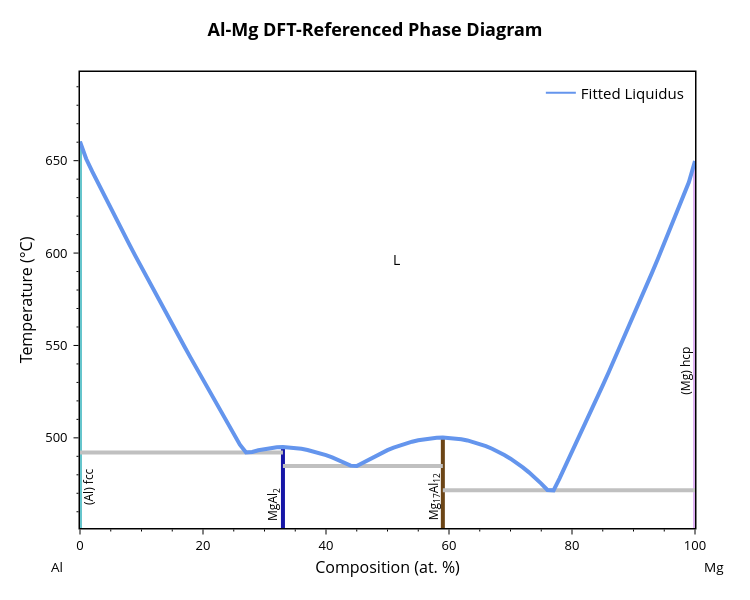
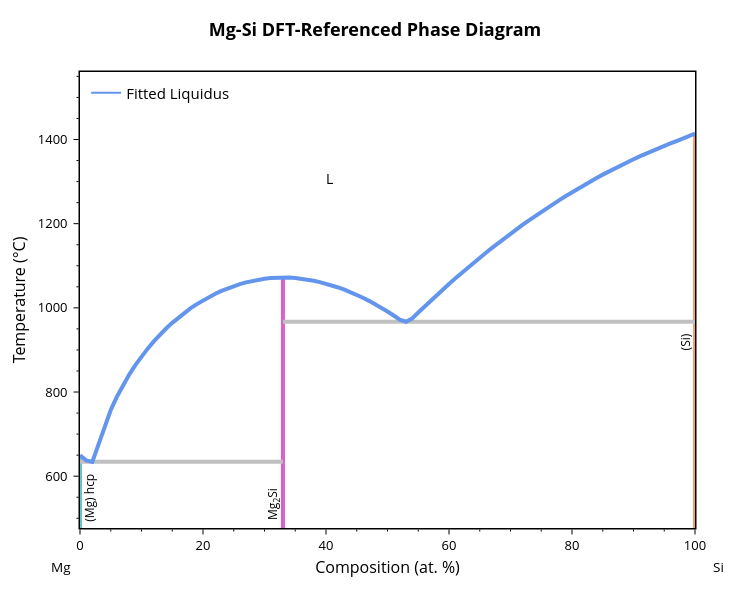
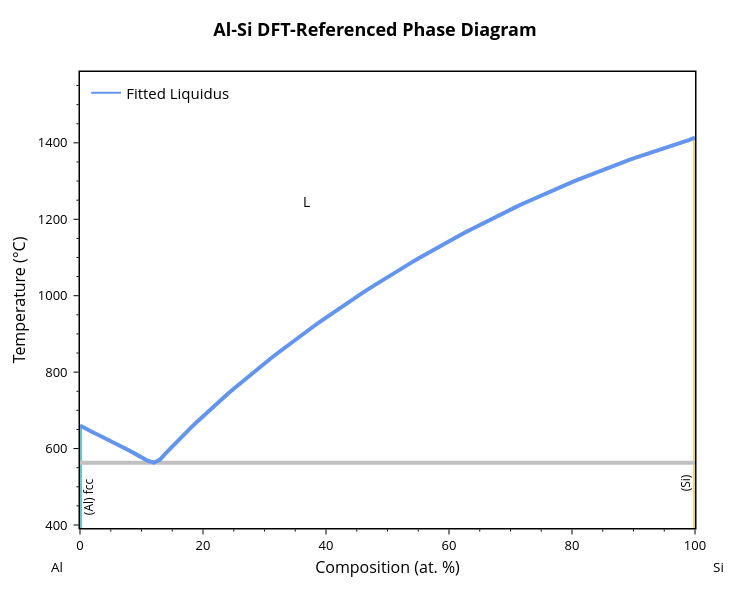

The code cell stored with these charts, in order, in its notebook:
### Markdown cell above
## 4 - Inspect the binary phase diagrams used for interpolation

`ternary_gtx_plotter.process_data()` also builds binary TX figures used to interpolate the ternary figure. These figures are available from `ternary_plotter.bin_fig_list`.

### Code cell
if ternary_plotter.bin_fig_list:
    for binary_figure in ternary_plotter.bin_fig_list:
        binary_figure.show()
else:
    print('No binary figures were generated. Check fit_or_pred and binary cache availability.')

### Figure 1 — Plotly figure (JSON) as saved in the notebook; plotly's stock layout.template omitted (floating-point values rounded to 4 significant figures)
{"data": [{"hovertemplate": "label=fcc-Al<br>x=%{x}<br>t=%{y}<extra></extra>", "legendgroup": "fcc-Al", "line": {"color": "rgb(102, 197, 204)", "dash": "solid", "width": 4}, "marker": {"symbol": "circle"}, "mode": "lines", "name": "fcc-Al", "orientation": "v", "showlegend": false, "type": "scatter", "x": [0, 0, 0, 0, 0, 0, 0, 0, 0, 0, 0, 0, 0, 0, 0, 0, 0, 0, 0, 0, 0, 0, 0, 0, 0, 0, 0, 0, 0], "xaxis": "x", "y": [492.1, 660.3, 644.0, 651.0, 624.1, 637.3, 630.7, 549.3, 567.5, 604.8, 586.0, 531.4, 611.2, 617.7, 537.3, 543.3, 555.3, 561.4, 592.2, 598.5, 573.6, 579.8, 519.6, 525.5, 496.3, 502.1, 513.7, 507.9, -273.1], "yaxis": "y"}, {"hovertemplate": "label=MgAl2<br>x=%{x}<br>t=%{y}<extra></extra>", "legendgroup": "MgAl2", "line": {"color": "#1616A7", "dash": "solid", "width": 4}, "marker": {"symbol": "circle"}, "mode": "lines", "name": "MgAl2", "orientation": "v", "showlegend": false, "type": "scatter", "x": [33, 33, 33, 33, 33, 33, 33, 33, 33, 33, 33, 33, 33, 33, 33, 33, 33, 33, 33, 33, 33], "xaxis": "x", "y": [492.1, 484.7, 485.0, 492.6, 489.4, 492.3, 493.3, 494.0, 494.5, 495.0, 490.6, 491.7, 486.6, 488.1, 494.9, 494.5, 493.4, 494.1, 494.9, 495.0, -273.1], "yaxis": "y"}, {"hovertemplate": "label=Mg17Al12<br>x=%{x}<br>t=%{y}<extra></extra>", "legendgroup": "Mg17Al12", "line": {"color": "#6C4516", "dash": "solid", "width": 4}, "marker": {"symbol": "circle"}, "mode": "lines", "name": "Mg17Al12", "orientation": "v", "showlegend": false, "type": "scatter", "x": [59, 59, 59, 59, 59, 59, 59, 59, 59, 59, 59, 59, 59, 59, 59, 59, 59, 59, 59, 59, 59, 59, 59, 59, 59, 59, 59, 59, 59, 59, 59, 59, 59, 59], "xaxis": "x", "y": [471.6, 471.8, 492.5, 488.7, 490.7, 475.2, 478.4, 481.3, 484.7, 494.7, 495.9, 497.9, 497.0, 500.1, 499.8, 498.7, 499.3, 496.7, 497.7, 499.3, 498.6, 500.2, 499.8, 500.1, 495.5, 494.1, 486.5, 484.0, 490.2, 486.5, 488.4, 493.4, 491.9, -273.1], "yaxis": "y"}, {"hovertemplate": "label=hcp-Mg<br>x=%{x}<br>t=%{y}<extra></extra>", "legendgroup": "hcp-Mg", "line": {"color": "rgb(220, 176, 242)", "dash": "solid", "width": 4}, "marker": {"symbol": "circle"}, "mode": "lines", "name": "hcp-Mg", "orientation": "v", "showlegend": false, "type": "scatter", "x": [100, 100, 100, 100, 100, 100, 100, 100, 100, 100, 100, 100, 100, 100, 100, 100, 100, 100, 100, 100, 100, 100, 100, 100, 100], "xaxis": "x", "y": [471.6, 649.9, 492.3, 629.7, 638.3, 605.2, 621.4, 613.3, 513.8, 535.8, 581.4, 558.3, 478.2, 485.2, 589.3, 597.2, 499.4, 506.5, 521.0, 528.4, 566.0, 573.7, 543.2, 550.7, -273.1], "yaxis": "y"}, {"hovertemplate": "x=%{x}<br>y=%{y}<extra></extra>", "legendgroup": "", "line": {"color": "Silver", "dash": "solid", "width": 4}, "marker": {"symbol": "circle"}, "mode": "lines", "name": "", "orientation": "v", "showlegend": false, "type": "scatter", "x": [0, 33], "xaxis": "x", "y": [492.1, 492.1], "yaxis": "y"}, {"hovertemplate": "x=%{x}<br>y=%{y}<extra></extra>", "legendgroup": "", "line": {"color": "Silver", "dash": "solid", "width": 4}, "marker": {"symbol": "circle"}, "mode": "lines", "name": "", "orientation": "v", "showlegend": false, "type": "scatter", "x": [59, 100], "xaxis": "x", "y": [471.6, 471.6], "yaxis": "y"}, {"hovertemplate": "x=%{x}<br>y=%{y}<extra></extra>", "legendgroup": "", "line": {"color": "Silver", "dash": "solid", "width": 4}, "marker": {"symbol": "circle"}, "mode": "lines", "name": "", "orientation": "v", "showlegend": false, "type": "scatter", "x": [33, 59], "xaxis": "x", "y": [484.7, 484.7], "yaxis": "y"}, {"hovertemplate": "label=L<br>x=%{x}<br>t=%{y}<extra></extra>", "legendgroup": "L", "line": {"color": "cornflowerblue", "dash": "solid", "width": 4}, "marker": {"symbol": "circle"}, "mode": "lines", "name": "L", "orientation": "v", "showlegend": false, "type": "scatter", "x": [0, 1, 2, 3, 4, 5, 6, 7.0, 8, 9, 10, 11, 12, 13, 14.0, 15, 16, 17, 18, 19, 20, 21, 22, 23, 24, 25, 26, 27, 28.0, 29.0, 30, 31, 32, 33, 34, 35, 36, 37, 38, 39, 40, 41, 42, 43, 44, 45, 46, 47, 48, 49, 50, 51, 52, 53, 54, 55.0, 56.0, 57.0, 58.0, 59, 60, 61, 62, 63, 64, 65, 66, 67, 68, 69, 70, 71, 72, 73, 74, 75, 76, 77, 78, 79, 80, 81, 82, 83, 84, 85, 86, 87, 88, 89, 90, 91, 92, 93, 94, 95, 96, 97, 98, 99, 100], "xaxis": "x", "y": [660.3, 651.0, 644.0, 637.3, 630.7, 624.1, 617.7, 611.2, 604.8, 598.5, 592.2, 586.0, 579.8, 573.6, 567.5, 561.4, 555.3, 549.3, 543.3, 537.3, 531.4, 525.5, 519.6, 513.7, 507.9, 502.1, 496.3, 492.1, 492.3, 493.3, 494.0, 494.5, 494.9, 495.0, 494.9, 494.5, 494.1, 493.4, 492.6, 491.7, 490.6, 489.4, 488.1, 486.6, 485.0, 484.7, 486.5, 488.4, 490.2, 491.9, 493.4, 494.7, 495.9, 497.0, 497.9, 498.7, 499.3, 499.8, 500.1, 500.2, 500.1, 499.8, 499.3, 498.6, 497.7, 496.7, 495.5, 494.1, 492.5, 490.7, 488.7, 486.5, 484.0, 481.3, 478.4, 475.2, 471.8, 471.6, 478.2, 485.2, 492.3, 499.4, 506.5, 513.8, 521.0, 528.4, 535.8, 543.2, 550.7, 558.3, 566.0, 573.7, 581.4, 589.3, 597.2, 605.2, 613.3, 621.4, 629.7, 638.3, 649.9], "yaxis": "y"}, {"marker": {"color": "cornflowerblue"}, "mode": "lines", "name": "Fitted Liquidus", "showlegend": true, "type": "scatter", "x": [null], "y": [null]}], "layout": {"annotations": [{"font": {"color": "black", "size": 12}, "showarrow": false, "text": "(Al) fcc", "textangle": -90, "x": 1.5, "xanchor": "center", "y": 473.5, "yanchor": "middle"}, {"font": {"color": "black", "size": 12}, "showarrow": false, "text": "(Mg) hcp", "textangle": -90, "x": 98.5, "xanchor": "center", "y": 536.2, "yanchor": "middle"}, {"font": {"color": "black", "size": 12}, "showarrow": false, "text": "MgAl<sub>2</sub>", "textangle": -90, "x": 31.5, "xanchor": "center", "y": 464.1, "yanchor": "middle"}, {"font": {"color": "black", "size": 12}, "showarrow": false, "text": "Mg<sub>17</sub>Al<sub>12</sub>", "textangle": -90, "x": 57.5, "xanchor": "center", "y": 468.2, "yanchor": "middle"}, {"font": {"color": "black", "size": 14}, "showarrow": false, "text": "L", "x": 51.49, "y": 596.6}, {"font": {"color": "black", "size": 13.5}, "showarrow": false, "text": "Al", "x": -0.05, "xanchor": "left", "xref": "paper", "y": -0.086, "yanchor": "middle", "yref": "paper"}, {"font": {"color": "black", "size": 13.5}, "showarrow": false, "text": "Mg", "x": 1.05, "xanchor": "right", "xref": "paper", "y": -0.086, "yanchor": "middle", "yref": "paper"}], "font": {"color": "black", "size": 13}, "height": 600, "legend": {"font": {"size": 15}, "x": 0.99, "xanchor": "right", "y": 0.99, "yanchor": "top"}, "margin": {"b": 72, "r": 55, "t": 72}, "plot_bgcolor": "white", "showlegend": true, "title": {"font": {"color": "black", "size": 18}, "text": "<b>Al-Mg DFT-Referenced Phase Diagram</b>", "x": 0.5, "xanchor": "center", "yanchor": "bottom"}, "width": 750, "xaxis": {"linecolor": "black", "linewidth": 1.5, "minor": {"nticks": 5, "tickcolor": "black", "ticklen": 2, "ticks": "outside", "tickwidth": 1}, "mirror": true, "range": [0, 100], "showline": true, "tickcolor": "black", "tickformat": ".0f", "ticklen": 5, "ticks": "outside", "tickwidth": 1, "title": {"font": {"size": 16}, "standoff": 8, "text": "Composition (at. %)"}}, "yaxis": {"linecolor": "black", "linewidth": 1.5, "minor": {"nticks": 5, "tickcolor": "black", "ticklen": 2, "ticks": "outside", "tickwidth": 1}, "mirror": true, "range": [451.2, 698.0], "showline": true, "tickcolor": "black", "ticklen": 5, "ticks": "outside", "ticksuffix": " ", "tickwidth": 1, "title": {"font": {"size": 16}, "standoff": 8, "text": "Temperature (°C)"}}}}

### Figure 2 — Plotly figure (JSON) as saved in the notebook; plotly's stock layout.template omitted (floating-point values rounded to 4 significant figures)
{"data": [{"hovertemplate": "label=hcp-Mg<br>x=%{x}<br>t=%{y}<extra></extra>", "legendgroup": "hcp-Mg", "line": {"color": "rgb(102, 197, 204)", "dash": "solid", "width": 4}, "marker": {"symbol": "circle"}, "mode": "lines", "name": "hcp-Mg", "orientation": "v", "showlegend": false, "type": "scatter", "x": [0, 0, 0, 0], "xaxis": "x", "y": [634.2, 649.9, 637.7, -273.1], "yaxis": "y"}, {"hovertemplate": "label=Mg2Si<br>x=%{x}<br>t=%{y}<extra></extra>", "legendgroup": "Mg2Si", "line": {"color": "#DA60CA", "dash": "solid", "width": 4}, "marker": {"symbol": "circle"}, "mode": "lines", "name": "Mg2Si", "orientation": "v", "showlegend": false, "type": "scatter", "x": [33, 33, 33, 33, 33, 33, 33, 33, 33, 33, 33, 33, 33, 33, 33, 33, 33, 33, 33, 33, 33, 33, 33, 33, 33, 33, 33, 33, 33, 33, 33, 33, 33, 33, 33, 33, 33, 33, 33, 33, 33, 33, 33, 33, 33, 33, 33, 33, 33, 33, 33, 33, 33], "xaxis": "x", "y": [634.2, 999.2, 788.7, 757.0, 674.4, 719.9, 964.4, 920.4, 816.6, 841.4, 863.9, 967.0, 1009.0, 1024.0, 1017.0, 1053.0, 1048.0, 1043.0, 1073.0, 1071.0, 1072.0, 1064.0, 1069.0, 1067.0, 1018.0, 1009.0, 1046.0, 1040.0, 1026.0, 1034.0, 1072.0, 1071.0, 1067.0, 1069.0, 1052.0, 1056.0, 1064.0, 1061.0, 988.5, 977.0, 950.9, 936.2, 903.1, 884.4, 981.9, 971.9, 991.3, 1000.0, 1031.0, 1037.0, 1057.0, 1061.0, -273.1], "yaxis": "y"}, {"hovertemplate": "label=Diamond cubic Si<br>x=%{x}<br>t=%{y}<extra></extra>", "legendgroup": "Diamond cubic Si", "line": {"color": "rgb(248, 156, 116)", "dash": "solid", "width": 4}, "marker": {"symbol": "circle"}, "mode": "lines", "name": "Diamond cubic Si", "orientation": "v", "showlegend": false, "type": "scatter", "x": [100, 100, 100, 100, 100, 100, 100, 100, 100, 100, 100, 100, 100, 100, 100, 100, 100, 100, 100, 100, 100, 100, 100, 100, 100, 100, 100, 100, 100, 100, 100, 100, 100, 100, 100, 100, 100, 100, 100, 100, 100, 100, 100, 100, 100, 100, 100, 100, 100], "xaxis": "x", "y": [1402.0, 967.0, 1030.0, 1119.0, 1266.0, 1198.0, 1379.0, 1385.0, 1396.0, 1391.0, 1414.0, 1407.0, 1373.0, 1353.0, 988.9, 974.7, 1003.0, 1017.0, 1095.0, 1107.0, 1044.0, 1057.0, 1082.0, 1070.0, 1247.0, 1257.0, 1208.0, 1218.0, 1238.0, 1228.0, 1131.0, 1143.0, 1165.0, 1154.0, 1176.0, 1187.0, 1275.0, 1284.0, 1300.0, 1292.0, 1332.0, 1324.0, 1309.0, 1316.0, 1360.0, 1367.0, 1339.0, 1346.0, -273.1], "yaxis": "y"}, {"hovertemplate": "x=%{x}<br>y=%{y}<extra></extra>", "legendgroup": "", "line": {"color": "Silver", "dash": "solid", "width": 4}, "marker": {"symbol": "circle"}, "mode": "lines", "name": "", "orientation": "v", "showlegend": false, "type": "scatter", "x": [0, 33], "xaxis": "x", "y": [634.2, 634.2], "yaxis": "y"}, {"hovertemplate": "x=%{x}<br>y=%{y}<extra></extra>", "legendgroup": "", "line": {"color": "Silver", "dash": "solid", "width": 4}, "marker": {"symbol": "circle"}, "mode": "lines", "name": "", "orientation": "v", "showlegend": false, "type": "scatter", "x": [33, 100], "xaxis": "x", "y": [967.0, 967.0], "yaxis": "y"}, {"hovertemplate": "label=L<br>x=%{x}<br>t=%{y}<extra></extra>", "legendgroup": "L", "line": {"color": "cornflowerblue", "dash": "solid", "width": 4}, "marker": {"symbol": "circle"}, "mode": "lines", "name": "L", "orientation": "v", "showlegend": false, "type": "scatter", "x": [0, 1, 2, 3, 4, 5, 6, 7.0, 8, 9, 10, 11, 12, 13, 14.0, 15, 16, 17, 18, 19, 20, 21, 22, 23, 24, 25, 26, 27, 28.0, 29.0, 30, 31, 32, 33, 34, 35, 36, 37, 38, 39, 40, 41, 42, 43, 44, 45, 46, 47, 48, 49, 50, 51, 52, 53, 54, 55.0, 56.0, 57.0, 58.0, 59, 60, 61, 62, 63, 64, 65, 66, 67, 68, 69, 70, 71, 72, 73, 74, 75, 76, 77, 78, 79, 80, 81, 82, 83, 84, 85, 86, 87, 88, 89, 90, 91, 92, 93, 94, 95, 96, 97, 98, 99, 100], "xaxis": "x", "y": [649.9, 637.7, 634.2, 674.4, 719.9, 757.0, 788.7, 816.6, 841.4, 863.9, 884.4, 903.1, 920.4, 936.2, 950.9, 964.4, 977.0, 988.5, 999.2, 1009.0, 1018.0, 1026.0, 1034.0, 1040.0, 1046.0, 1052.0, 1056.0, 1061.0, 1064.0, 1067.0, 1069.0, 1071.0, 1072.0, 1073.0, 1072.0, 1071.0, 1069.0, 1067.0, 1064.0, 1061.0, 1057.0, 1053.0, 1048.0, 1043.0, 1037.0, 1031.0, 1024.0, 1017.0, 1009.0, 1000.0, 991.3, 981.9, 971.9, 967.0, 974.7, 988.9, 1003.0, 1017.0, 1030.0, 1044.0, 1057.0, 1070.0, 1082.0, 1095.0, 1107.0, 1119.0, 1131.0, 1143.0, 1154.0, 1165.0, 1176.0, 1187.0, 1198.0, 1208.0, 1218.0, 1228.0, 1238.0, 1247.0, 1257.0, 1266.0, 1275.0, 1284.0, 1292.0, 1300.0, 1309.0, 1316.0, 1324.0, 1332.0, 1339.0, 1346.0, 1353.0, 1360.0, 1367.0, 1373.0, 1379.0, 1385.0, 1391.0, 1396.0, 1402.0, 1407.0, 1414.0], "yaxis": "y"}, {"marker": {"color": "cornflowerblue"}, "mode": "lines", "name": "Fitted Liquidus", "showlegend": true, "type": "scatter", "x": [null], "y": [null]}], "layout": {"annotations": [{"font": {"color": "black", "size": 12}, "showarrow": false, "text": "(Mg) hcp", "textangle": -90, "x": 1.5, "xanchor": "center", "y": 549.1, "yanchor": "middle"}, {"font": {"color": "black", "size": 12}, "showarrow": false, "text": "(Si)", "textangle": -90, "x": 98.5, "xanchor": "center", "y": 919.7, "yanchor": "middle"}, {"font": {"color": "black", "size": 12}, "showarrow": false, "text": "Mg<sub>2</sub>Si", "textangle": -90, "x": 31.5, "xanchor": "center", "y": 533.4, "yanchor": "middle"}, {"font": {"color": "black", "size": 14}, "showarrow": false, "text": "L", "x": 40.65, "y": 1308.0}, {"font": {"color": "black", "size": 13.5}, "showarrow": false, "text": "Mg", "x": -0.05, "xanchor": "left", "xref": "paper", "y": -0.086, "yanchor": "middle", "yref": "paper"}, {"font": {"color": "black", "size": 13.5}, "showarrow": false, "text": "Si", "x": 1.05, "xanchor": "right", "xref": "paper", "y": -0.086, "yanchor": "middle", "yref": "paper"}], "font": {"color": "black", "size": 13}, "height": 600, "legend": {"font": {"size": 15}, "x": 0.01, "xanchor": "left", "y": 0.99, "yanchor": "top"}, "margin": {"b": 72, "r": 55, "t": 72}, "plot_bgcolor": "white", "showlegend": true, "title": {"font": {"color": "black", "size": 18}, "text": "<b>Mg-Si DFT-Referenced Phase Diagram</b>", "x": 0.5, "xanchor": "center", "yanchor": "bottom"}, "width": 750, "xaxis": {"linecolor": "black", "linewidth": 1.5, "minor": {"nticks": 5, "tickcolor": "black", "ticklen": 2, "ticks": "outside", "tickwidth": 1}, "mirror": true, "range": [0, 100], "showline": true, "tickcolor": "black", "tickformat": ".0f", "ticklen": 5, "ticks": "outside", "tickwidth": 1, "title": {"font": {"size": 16}, "standoff": 8, "text": "Composition (at. %)"}}, "yaxis": {"linecolor": "black", "linewidth": 1.5, "minor": {"nticks": 5, "tickcolor": "black", "ticklen": 2, "ticks": "outside", "tickwidth": 1}, "mirror": true, "range": [476.9, 1560.0], "showline": true, "tickcolor": "black", "ticklen": 5, "ticks": "outside", "ticksuffix": " ", "tickwidth": 1, "title": {"font": {"size": 16}, "standoff": 8, "text": "Temperature (°C)"}}}}

### Figure 3 — Plotly figure (JSON) as saved in the notebook; plotly's stock layout.template omitted (floating-point values rounded to 4 significant figures)
{"data": [{"hovertemplate": "label=fcc-Al<br>x=%{x}<br>t=%{y}<extra></extra>", "legendgroup": "fcc-Al", "line": {"color": "rgb(102, 197, 204)", "dash": "solid", "width": 4}, "marker": {"symbol": "circle"}, "mode": "lines", "name": "fcc-Al", "orientation": "v", "showlegend": false, "type": "scatter", "x": [0, 0, 0, 0, 0, 0, 0, 0, 0, 0, 0, 0, 0, 0], "xaxis": "x", "y": [660.3, 650.7, 619.9, 627.8, 643.2, 635.6, 568.2, 563.1, 611.7, 603.4, 594.8, 577.2, 586.1, -273.1], "yaxis": "y"}, {"hovertemplate": "label=Diamond cubic Si<br>x=%{x}<br>t=%{y}<extra></extra>", "legendgroup": "Diamond cubic Si", "line": {"color": "rgb(246, 207, 113)", "dash": "solid", "width": 4}, "marker": {"symbol": "circle"}, "mode": "lines", "name": "Diamond cubic Si", "orientation": "v", "showlegend": false, "type": "scatter", "x": [100, 100, 100, 100, 100, 100, 100, 100, 100, 100, 100, 100, 100, 100, 100, 100, 100, 100, 100, 100, 100, 100, 100, 100, 100, 100, 100, 100, 100, 100, 100, 100, 100, 100, 100, 100, 100, 100, 100, 100, 100, 100, 100, 100, 100, 100, 100, 100, 100, 100, 100, 100, 100, 100, 100, 100, 100, 100, 100, 100, 100, 100, 100, 100, 100, 100, 100, 100, 100, 100, 100, 100, 100, 100, 100, 100, 100, 100, 100, 100, 100, 100, 100, 100, 100, 100, 100, 100, 100, 100], "xaxis": "x", "y": [588.7, 563.1, 571.3, 1354.0, 622.2, 605.7, 1342.0, 1348.0, 1194.0, 1218.0, 1263.0, 1241.0, 1336.0, 1330.0, 1323.0, 1284.0, 1304.0, 1359.0, 1365.0, 1397.0, 1392.0, 638.4, 654.1, 669.6, 756.5, 714.2, 908.5, 872.7, 796.9, 835.6, 1169.0, 1143.0, 1088.0, 1116.0, 942.9, 976.1, 1039.0, 1008.0, 1177.0, 1185.0, 1202.0, 1210.0, 1248.0, 1255.0, 1225.0, 1233.0, 1311.0, 1317.0, 1270.0, 1277.0, 1291.0, 1297.0, 1376.0, 1371.0, 1402.0, 1381.0, 1387.0, 699.6, 684.7, 783.6, 770.1, 742.6, 728.5, 931.6, 920.1, 896.7, 884.8, 822.9, 810.0, 860.5, 848.1, 1152.0, 1160.0, 1125.0, 1134.0, 1069.0, 1078.0, 1097.0, 1107.0, 965.2, 954.1, 997.5, 986.9, 1059.0, 1049.0, 1029.0, 1018.0, 1414.0, 1407.0, -273.1], "yaxis": "y"}, {"hovertemplate": "x=%{x}<br>y=%{y}<extra></extra>", "legendgroup": "", "line": {"color": "Silver", "dash": "solid", "width": 4}, "marker": {"symbol": "circle"}, "mode": "lines", "name": "", "orientation": "v", "showlegend": false, "type": "scatter", "x": [0, 100], "xaxis": "x", "y": [563.1, 563.1], "yaxis": "y"}, {"hovertemplate": "label=L<br>x=%{x}<br>t=%{y}<extra></extra>", "legendgroup": "L", "line": {"color": "cornflowerblue", "dash": "solid", "width": 4}, "marker": {"symbol": "circle"}, "mode": "lines", "name": "L", "orientation": "v", "showlegend": false, "type": "scatter", "x": [0, 1, 2, 3, 4, 5, 6, 7.0, 8, 9, 10, 11, 12, 13, 14.0, 15, 16, 17, 18, 19, 20, 21, 22, 23, 24, 25, 26, 27, 28.0, 29.0, 30, 31, 32, 33, 34, 35, 36, 37, 38, 39, 40, 41, 42, 43, 44, 45, 46, 47, 48, 49, 50, 51, 52, 53, 54, 55.0, 56.0, 57.0, 58.0, 59, 60, 61, 62, 63, 64, 65, 66, 67, 68, 69, 70, 71, 72, 73, 74, 75, 76, 77, 78, 79, 80, 81, 82, 83, 84, 85, 86, 87, 88, 89, 90, 91, 92, 93, 94, 95, 96, 97, 98, 99, 100], "xaxis": "x", "y": [660.3, 650.7, 643.2, 635.6, 627.8, 619.9, 611.7, 603.4, 594.8, 586.1, 577.2, 568.2, 563.1, 571.3, 588.7, 605.7, 622.2, 638.4, 654.1, 669.6, 684.7, 699.6, 714.2, 728.5, 742.6, 756.5, 770.1, 783.6, 796.9, 810.0, 822.9, 835.6, 848.1, 860.5, 872.7, 884.8, 896.7, 908.5, 920.1, 931.6, 942.9, 954.1, 965.2, 976.1, 986.9, 997.5, 1008.0, 1018.0, 1029.0, 1039.0, 1049.0, 1059.0, 1069.0, 1078.0, 1088.0, 1097.0, 1107.0, 1116.0, 1125.0, 1134.0, 1143.0, 1152.0, 1160.0, 1169.0, 1177.0, 1185.0, 1194.0, 1202.0, 1210.0, 1218.0, 1225.0, 1233.0, 1241.0, 1248.0, 1255.0, 1263.0, 1270.0, 1277.0, 1284.0, 1291.0, 1297.0, 1304.0, 1311.0, 1317.0, 1323.0, 1330.0, 1336.0, 1342.0, 1348.0, 1354.0, 1359.0, 1365.0, 1371.0, 1376.0, 1381.0, 1387.0, 1392.0, 1397.0, 1402.0, 1407.0, 1414.0], "yaxis": "y"}, {"marker": {"color": "cornflowerblue"}, "mode": "lines", "name": "Fitted Liquidus", "showlegend": true, "type": "scatter", "x": [null], "y": [null]}], "layout": {"annotations": [{"font": {"color": "black", "size": 12}, "showarrow": false, "text": "(Al) fcc", "textangle": -90, "x": 1.5, "xanchor": "center", "y": 473.4, "yanchor": "middle"}, {"font": {"color": "black", "size": 12}, "showarrow": false, "text": "(Si)", "textangle": -90, "x": 98.5, "xanchor": "center", "y": 511.1, "yanchor": "middle"}, {"font": {"color": "black", "size": 14}, "showarrow": false, "text": "L", "x": 36.78, "y": 1246.0}, {"font": {"color": "black", "size": 13.5}, "showarrow": false, "text": "Al", "x": -0.05, "xanchor": "left", "xref": "paper", "y": -0.086, "yanchor": "middle", "yref": "paper"}, {"font": {"color": "black", "size": 13.5}, "showarrow": false, "text": "Si", "x": 1.05, "xanchor": "right", "xref": "paper", "y": -0.086, "yanchor": "middle", "yref": "paper"}], "font": {"color": "black", "size": 13}, "height": 600, "legend": {"font": {"size": 15}, "x": 0.01, "xanchor": "left", "y": 0.99, "yanchor": "top"}, "margin": {"b": 72, "r": 55, "t": 72}, "plot_bgcolor": "white", "showlegend": true, "title": {"font": {"color": "black", "size": 18}, "text": "<b>Al-Si DFT-Referenced Phase Diagram</b>", "x": 0.5, "xanchor": "center", "yanchor": "bottom"}, "width": 750, "xaxis": {"linecolor": "black", "linewidth": 1.5, "minor": {"nticks": 5, "tickcolor": "black", "ticklen": 2, "ticks": "outside", "tickwidth": 1}, "mirror": true, "range": [0, 100], "showline": true, "tickcolor": "black", "tickformat": ".0f", "ticklen": 5, "ticks": "outside", "tickwidth": 1, "title": {"font": {"size": 16}, "standoff": 8, "text": "Composition (at. %)"}}, "yaxis": {"linecolor": "black", "linewidth": 1.5, "minor": {"nticks": 5, "tickcolor": "black", "ticklen": 2, "ticks": "outside", "tickwidth": 1}, "mirror": true, "range": [392.1, 1585.0], "showline": true, "tickcolor": "black", "ticklen": 5, "ticks": "outside", "ticksuffix": " ", "tickwidth": 1, "title": {"font": {"size": 16}, "standoff": 8, "text": "Temperature (°C)"}}}}
